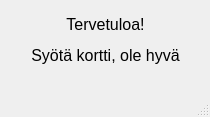
<?xml version="1.0" encoding="UTF-8"?>
<ui version="4.0">
 <class>MainWindow</class>
 <widget class="QMainWindow" name="MainWindow">
  <property name="geometry">
   <rect>
    <x>0</x>
    <y>0</y>
    <width>210</width>
    <height>117</height>
   </rect>
  </property>
  <property name="windowTitle">
   <string>MainWindow</string>
  </property>
  <property name="styleSheet">
   <string notr="true"/>
  </property>
  <widget class="QWidget" name="centralwidget">
   <property name="styleSheet">
    <string notr="true"/>
   </property>
   <widget class="QLabel" name="begin">
    <property name="geometry">
     <rect>
      <x>20</x>
      <y>10</y>
      <width>171</width>
      <height>61</height>
     </rect>
    </property>
    <property name="styleSheet">
     <string notr="true"/>
    </property>
    <property name="text">
     <string>&lt;html&gt;&lt;head/&gt;&lt;body&gt;&lt;p align=&quot;center&quot;&gt;&lt;span style=&quot; font-size:12pt;&quot;&gt;Tervetuloa!&lt;/span&gt;&lt;/p&gt;&lt;p align=&quot;center&quot;&gt;&lt;span style=&quot; font-size:12pt;&quot;&gt;Syötä kortti, ole hyvä&lt;/span&gt;&lt;/p&gt;&lt;/body&gt;&lt;/html&gt;</string>
    </property>
    <property name="alignment">
     <set>Qt::AlignCenter</set>
    </property>
   </widget>
  </widget>
  <widget class="QMenuBar" name="menubar">
   <property name="geometry">
    <rect>
     <x>0</x>
     <y>0</y>
     <width>210</width>
     <height>17</height>
    </rect>
   </property>
  </widget>
  <widget class="QStatusBar" name="statusbar"/>
 </widget>
 <resources/>
 <connections/>
</ui>
